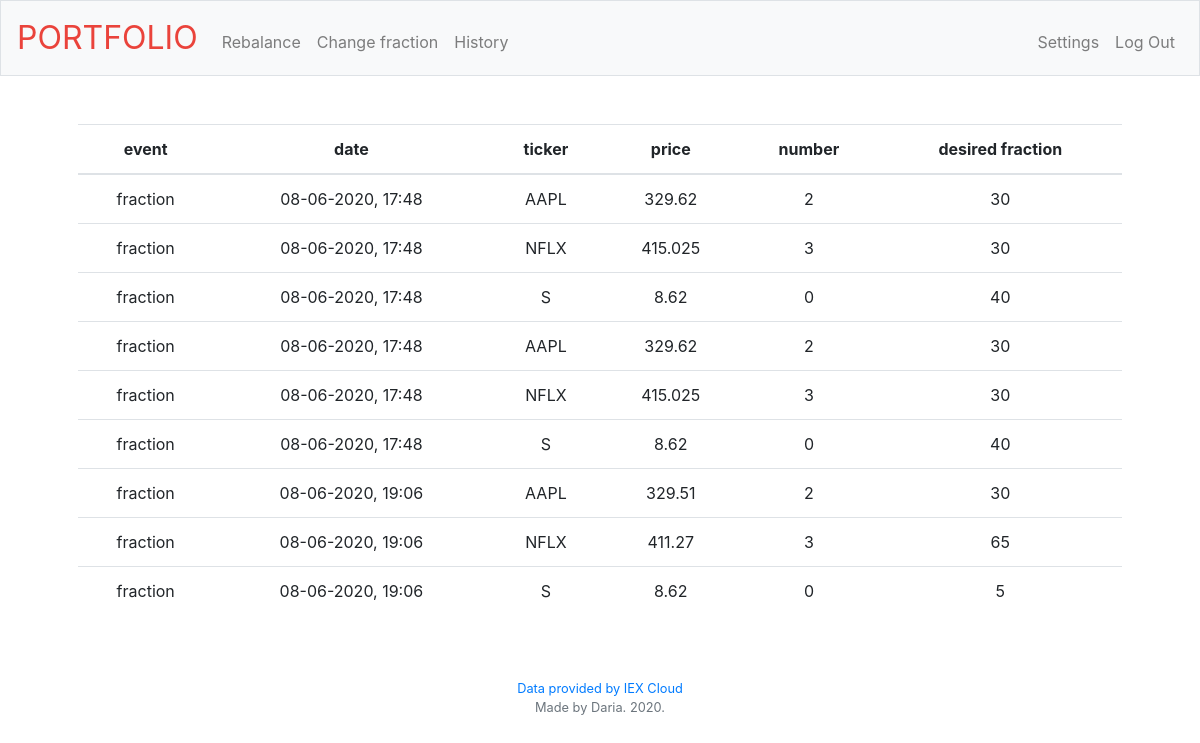
Before: /history with the older database file.
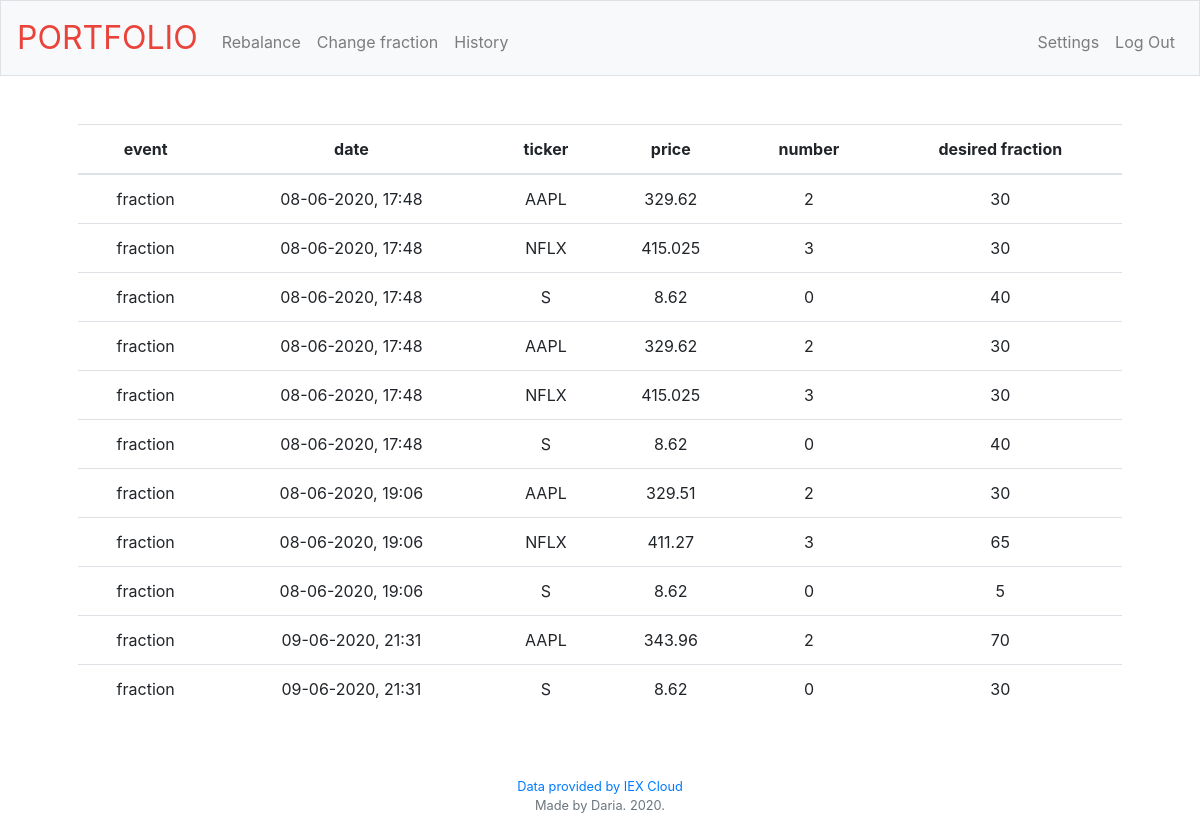
After: the same page with the newer database file.
### tables this page shows
CREATE TABLE 'history' ( 'userid' INTEGER NOT NULL, 'date' DATETIME NOT NULL, 'ticker' VARCHAR(255) NOT NULL, 'price' FLOAT NOT NULL, 'number' INTEGER NOT NULL, 'fraction' INTEGER NOT NULL, 'eventtype' VARCHAR(255) NOT NULL, FOREIGN KEY(userid) REFERENCES users(id) );

### app.py (the view)
@app.route('/history', methods=['GET','POST'])
def history():
    if request.method == "GET":
        with sql.connect(DATABASE) as con:
            con.row_factory = sql.Row
            cur = con.cursor()
            cur.execute("SELECT * FROM history WHERE userid == :userid", {"userid":userid})
            history = cur.fetchall()
            for row in history:
                print(row['eventtype'])
        return render_template('history.html', history=history)

### templates/history.html (shortened to what this page needs)
{% extends "layout.html" %}
{% block main %}
<table class="table">
    <thead>
        <tr>
            <th scope="col">event</th>
            <th scope="col">date</th>
            <th scope="col">ticker</th>
            <th scope="col">price</th>
            <th scope="col">number</th>
            <th scope="col">desired fraction</th>
        </tr>
    </thead>
    <tbody>
        {% for row in history%}
            <tr>
                <td>{{row["eventtype"]}}</td>
                <td>{{row["date"]}}</td>
                <td>{{row["ticker"]}}</td>
                <td>{{row["price"]}}</td>
                <td>{{row["number"]}}</td>
                <td>{{row["fraction"]}}</td>
            </tr>
        {% endfor %}
    </tbody>
</table>
{% endblock %}

### templates/layout.html (shortened to what this page needs)
<!DOCTYPE html>
<html lang="en">
<head>
    <link href="https://maxcdn.bootstrapcdn.com/bootstrap/4.1.3/css/bootstrap.min.css" rel="stylesheet">
    <link href="/static/styles.css" rel="stylesheet">
</head>
<body>
        <nav class="navbar navbar-expand-md navbar-light bg-light border">
            <a class="navbar-brand" href="/"><span class="red">PORTFOLIO</span></a>
            <div class="collapse navbar-collapse" id="navbar">
                <ul class="navbar-nav mr-auto mt-2">
                    <li class="nav-item"><a class="nav-link" href="/rebalance">Rebalance</a></li>
                    <li class="nav-item"><a class="nav-link" href="/changefraction">Change fraction</a></li>
                    <li class="nav-item"><a class="nav-link" href="/history">History</a></li>
                </ul>
                <ul class="navbar-nav ml-auto mt-2">
                    <li class="nav-item"><a class="nav-link" href="/settings">Settings</a></li>
                    <li class="nav-item"><a class="nav-link" href="/logout">Log Out</a></li>
                </ul>
            </div>
        </nav>
        <main class="container p-5">
            {% block main %}{% endblock %}
        </main>
        <footer class="small text-center text-muted">
            <a href="https://iexcloud.io">Data provided by IEX Cloud</a> <br>
            Made by Daria. 2020.
        </footer>
</body>
</html>

### static/styles.css (style rules this page uses)
nav .navbar-brand { font-size: xx-large; }
nav .navbar-brand .red { color: #ea433b; }
main { overflow-x: auto; text-align: center; }

Changed rows visible on the page:
added history: eventtype "fraction", date "09-06-2020, 21:31", ticker "AAPL", price "343.96", number "2", fraction "70"
added history: eventtype "fraction", date "09-06-2020, 21:31", ticker "S", price "8.62", number "0", fraction "30"
